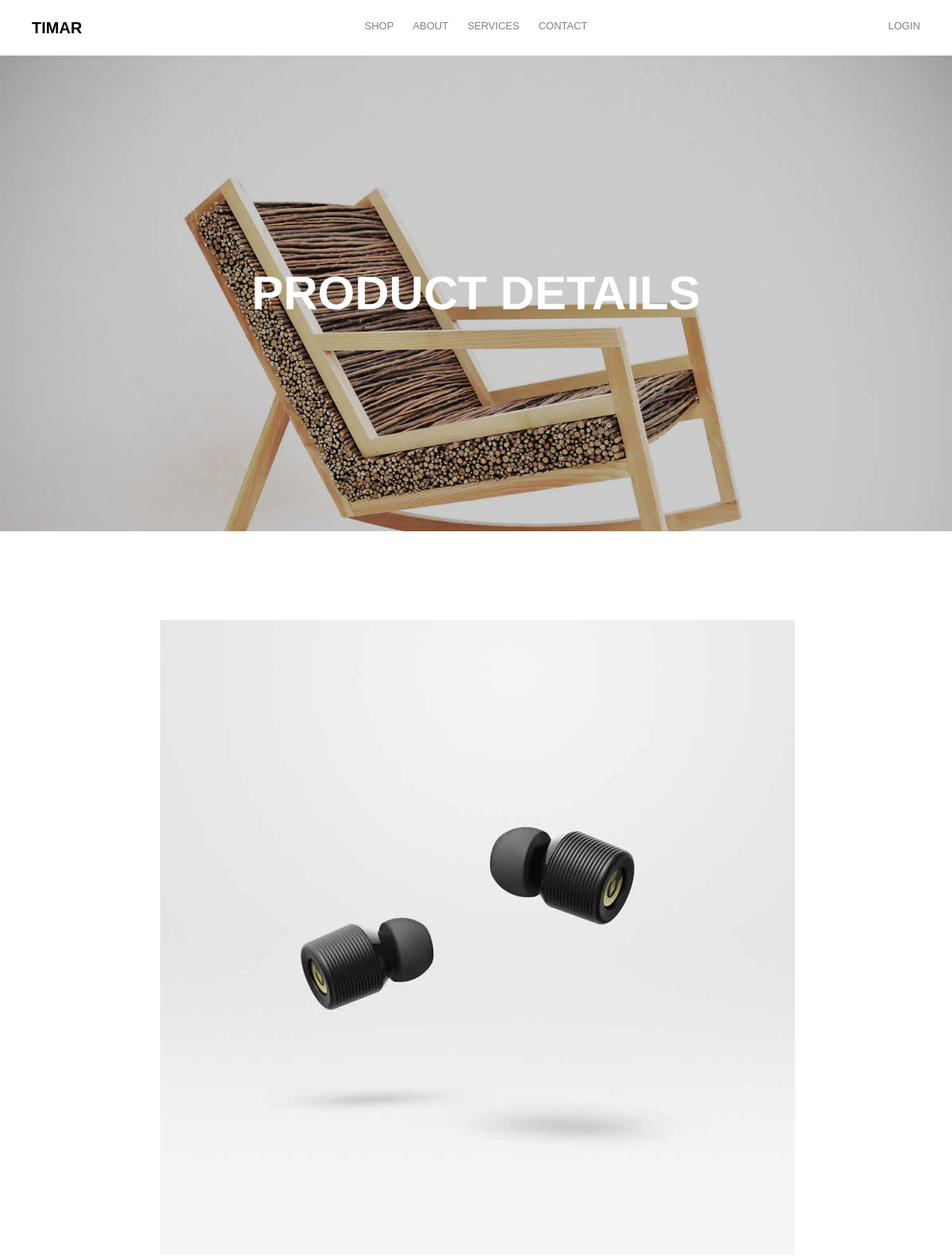
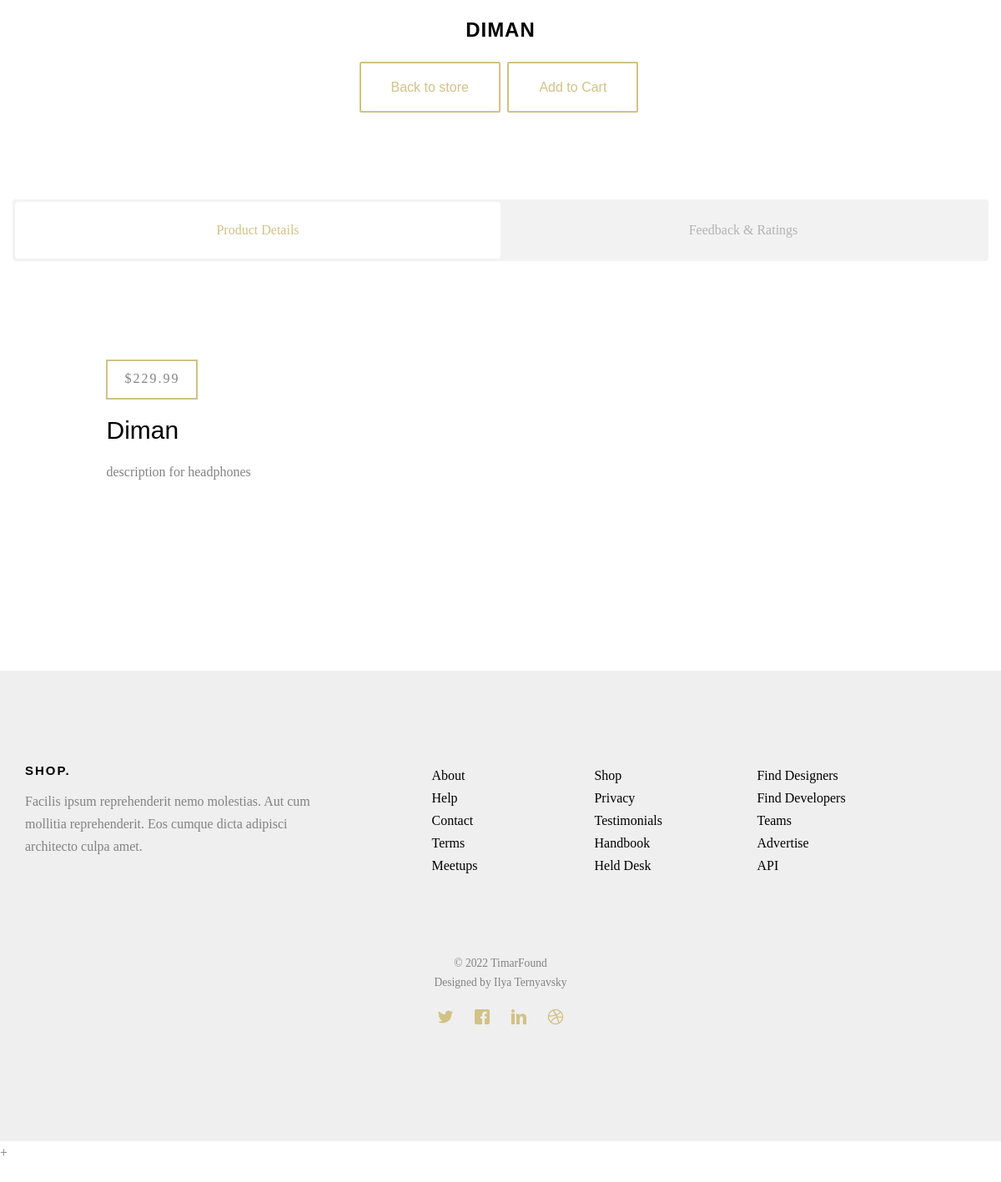
Screenshot of /single2/ with the database file from the repository (2 pictures, top to bottom).
### main/models.py (models this page shows, shortened)
class Product(models.Model):
    title = models.CharField(max_length=50)
    price = models.DecimalField(max_digits=7, decimal_places=2)
    text = models.TextField(max_length=1000)
    image = models.ImageField(null=True, blank=True,default=None)
    @property
    def imageURL(self):
        try:
            url = self.image.url
        except:
            url = ''
        return url

### main/views.py (the view, shortened to what this page needs)
# urls.py: path('single<int:id>/',views.ProductSingle.as_view(),name='single'),
class ProductSingle(TemplateView):
    template_name = "main/single.html"
    def get_context_data(self,id, **kwargs: Any) -> Dict[str, Any]:
        context = super().get_context_data(**kwargs)
        context['product'] = Product.objects.get(id=id)
        context['feedback'] = Feedback.objects.filter(feedback=id)
        return context

### templates/main/single.html (shortened to what this page needs)
{% extends 'Main/base.html' %}
{% load static %}
	{% block body %}
	{% include 'Main/header.html' %}
	<header id="fh5co-header" class="fh5co-cover fh5co-cover-sm" role="banner" style="background-image:url({% static 'Main/img/img_bg_2.jpg' %});">
		<div class="overlay"></div>
		<div class="container">
			<div class="row">
				<div class="col-md-8 col-md-offset-2 text-center">
					<div class="display-t">
						<div class="display-tc animate-box" data-animate-effect="fadeIn">
							<h1>Product Details</h1>
						</div>
					</div>
				</div>
			</div>
		</div>
	</header>
	<div id="fh5co-product">
		<div class="container">
			<div class="row">
				<div class="col-md-10 col-md-offset-1 animate-box ">
						<div class="item67">
							<div class="actived67">
								<figure>
									<img src="{{ product.imageURL }}" alt="user" class="diman">
								</figure>
							</div>
						</div>
					<div class="row animate-box">
						<div class="col-md-8 col-md-offset-2 text-center fh5co-heading">
							<h2>{{ product.title }}</h2>
							<p>
								<a href="{% url 'home' %}" class="btn btn-primary btn-outline btn-lg">Back to store</a>
								<a href="{% url 'cart_add' product.id %}" class="btn btn-primary btn-outline btn-lg">Add to Cart</a>
							</p>
						</div>
					</div>
			</div>
			<div class="row">
				<div class="col-md-12 ">
					<div class="fh5co-tabs animate-box">
						<ul class="fh5co-tab-nav">
							<li class="active"><a href="#" data-tab="1"><span class="icon visible-xs"></span><span class="hidden-xs">Product Details</span></a></li>
							<li><a href="#" data-tab="3"><span class="icon visible-xs"></span><span class="hidden-xs">Feedback &amp; Ratings</span></a></li>
						</ul>
						<div class="fh5co-tab-content-wrap">
							<div class="fh5co-tab-content tab-content active" data-tab-content="1">
								<div class="col-md-10 col-md-offset-1">
									<span class="price"> ${{ product.price }}</span>
									<h2>{{ product.title }}</h2>
									<p>{{ product.text }}</p>
								</div>
							</div>
						</div>
					</div>
				</div>
			</div>
		</div>
	</div>
	</div>
{% include 'Main/footer.html' %}
+
{% endblock %}

### static/main/css/style.css (style rules this page uses)
body { font-family: "Playfair Display", serif; font-weight: 400; font-size: 16px; line-height: 1.7; color: #828282; background: #fff; }
a { color: #d1c286; -webkit-transition: 0.5s; -o-transition: 0.5s; transition: 0.5s; }
p { margin-bottom: 20px; }
h1, h2, h3, h4, h5, h6, figure { color: #000; font-family: "Montserrat", Arial, sans-serif; font-weight: 400; margin: 0 0 20px 0; }
#fh5co-header, #fh5co-counter, .fh5co-bg { background-size: cover; background-position: top center; background-repeat: no-repeat; position: relative; }
.fh5co-cover { height: 800px; background-size: cover; background-position: top center; background-repeat: no-repeat; position: relative; float: left; width: 100%; }
.fh5co-cover .overlay { z-index: 0; position: absolute; bottom: 0; top: 0; left: 0; right: 0; background: rgba(0, 0, 0, 0.2); }
.fh5co-cover .display-t, .fh5co-cover .display-tc { z-index: 9; height: 900px; display: table; width: 100%; }
.fh5co-cover.fh5co-cover-sm { height: 600px; }
.fh5co-cover.fh5co-cover-sm .display-t, .fh5co-cover.fh5co-cover-sm .display-tc { height: 600px; display: table; width: 100%; }
#fh5co-header .display-tc, #fh5co-counter .display-tc, .fh5co-cover .display-tc { display: table-cell !important; vertical-align: middle; }
#fh5co-header .display-tc h1, #fh5co-header .display-tc h2, #fh5co-counter .display-tc h1, #fh5co-counter .display-tc h2, .fh5co-cover .display-tc h1, .fh5co-cover .display-tc h2 { margin: 0; padding: 0; color: white; }
#fh5co-header .display-tc h1, #fh5co-counter .display-tc h1, .fh5co-cover .display-tc h1 { margin-bottom: 0px; font-size: 60px; line-height: 1.5; text-transform: uppercase; font-weight: 700; }
#fh5co-services, #fh5co-started, #fh5co-testimonial, #fh5co-started, #fh5co-product, #fh5co-about, #fh5co-contact, #fh5co-footer { padding: 7em 0; clear: both; }
.fh5co-tabs .fh5co-tab-nav { clear: both; margin: 0 0 3em 0; padding: 3px; float: left; width: 100%; background: #f2f2f2; -webkit-border-radius: 4px; -moz-border-radius: 4px; -ms-border-radius: 4px; border-radius: 4px; }
.fh5co-tabs .fh5co-tab-nav li { float: left; margin: 0; padding: 0; width: 50%; text-align: center; list-style: none; display: -moz-inline-stack; zoom: 1; *display: inline; }
.fh5co-tabs .fh5co-tab-nav li a { padding: 20px; width: 100%; float: left; -webkit-border-radius: 4px; -moz-border-radius: 4px; -ms-border-radius: 4px; border-radius: 4px; color: #b3b3b3; }
.fh5co-tabs .fh5co-tab-nav li.active a { background: #fff; color: #d1c286; }
.fh5co-tabs .fh5co-tab-content-wrap { clear: both; position: relative; top: 70px; }
.fh5co-tabs .fh5co-tab-content-wrap .tab-content { position: absolute; top: 0; left: 0; width: 100%; opacity: 0; visibility: hidden; }
.fh5co-tabs .fh5co-tab-content-wrap .tab-content.active { opacity: 1; visibility: visible; }
.fh5co-tabs .fh5co-tab-content-wrap .tab-content .price { letter-spacing: 2px; border: 2px solid #d1c286; display: inline-block; margin-bottom: 20px; padding: 7px 20px 10px 20px; }
.fh5co-heading { margin-bottom: 5em; }
.fh5co-heading h2 { font-size: 24px; margin-bottom: 20px; line-height: 1.5; font-weight: bold; text-transform: uppercase; letter-spacing: 1px; color: #000; }
.fh5co-heading p { font-size: 18px; line-height: 1.5; color: #828282; }
.btn { margin-right: 4px; margin-bottom: 4px; font-family: "Montserrat", Arial, sans-serif; font-size: 16px; font-weight: 400; -webkit-border-radius: 2px; -moz-border-radius: 2px; -ms-border-radius: 2px; border-radius: 2px; -webkit-transition: 0.5s; -o-transition: 0.5s; transition: 0.5s; padding: 8px 20px; }
.btn.btn-lg { padding: 18px 36px !important; }
.btn-primary { background: #d1c286; color: #fff; border: 2px solid #d1c286; }
.btn-primary.btn-outline { background: transparent; color: #d1c286; border: 2px solid #d1c286; }
.btn-outline { background: none; border: 2px solid gray; font-size: 16px; -webkit-transition: 0.3s; -o-transition: 0.3s; transition: 0.3s; }
.diman { padding-left: 75px; }

### rows the page displays
Product: imageURL (picture), title "DIMAN", price "229.99", title "Diman", text "description for headphones"
